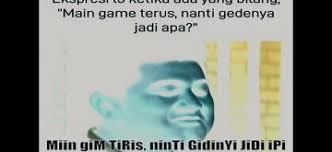
#> input picture PCD/pcddilab-master/TI22E 2024/1neg.jpg, 332 x 152 px, found by its file name
$ python negatif.py
#> lines starting #> are read from the running program, lines starting #| are printed output that depends on the picture
import imageio.v3 as img
import numpy as np
import matplotlib.pyplot as plt


path = "C:\\Users\\KOMPUTER JARKOM 29\Documents\TI22E 2024\\1neg.jpg"

image = img.imread(path)
#> image is the input picture: shape (152, 332, 3); mean R, G, B 134.7, 140.8, 133.7

# S=L-1-R

image_neg = 255 - image
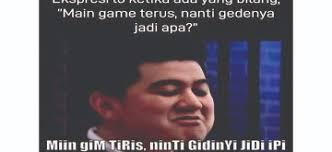
#> image_neg: shape (152, 332, 3); mean R, G, B 120.3, 114.2, 121.3

r_image = image[:,:,0]
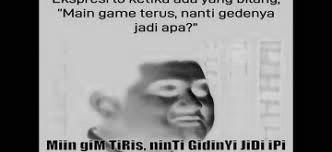
#> r_image: shape (152, 332); min 0, max 250, mean 134.7
r_neg  = image_neg[:,:,0]
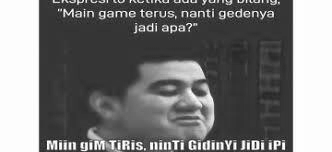
#> r_neg: shape (152, 332); min 5, max 255, mean 120.3

hist_r, bist_r = np.histogram(r_image.flatten(), bins=256, range=[0,256])
#> hist_r = 256 values, max 9448 at index 2, min 0 at index 240, mean 197.1; bist_r = 257 values from 0 to 256
hist_r_neg, bist_r_neg = np.histogram(r_neg.flatten(), bins=256, range=[0,256])
#> hist_r_neg = 256 values, max 9448 at index 253, min 0 at index 0, mean 197.1; bist_r_neg = 257 values from 0 to 256

plt.figure(figsize=(0.9,0.9))

plt.subplot(2,2,1)
plt.plot(hist_r, color="blue", label="histogram r awal")
plt.legend()

plt.subplot(2,2,2)
plt.imshow(image_neg)
plt.axis("off")

plt.subplot(2,2,4)
plt.imshow(image)
plt.axis("off")

plt.subplot(2,2,3)
plt.plot(hist_r_neg, color="red", label="histogram r akhir")
plt.legend()

plt.show()
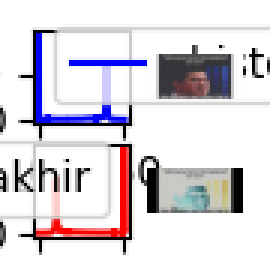
#> figure drawn by matplotlib, 4 panels; panel 1: curve peaks at x = 2, y = 9448; panel 4: curve peaks at x = 253, y = 9448
# img.imwrite("C:\\Users\\KOMPUTER JARKOM 29\Documents\TI22E 2024\\1negneg.jpg",image_neg)

$ run again, with PCD/pcddilab-master/TI22E 2024/nega.jpg copied over PCD/pcddilab-master/TI22E 2024/1neg.jpg
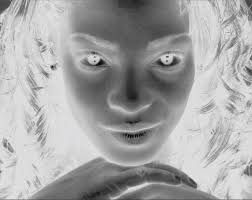
#> input picture PCD/pcddilab-master/TI22E 2024/nega.jpg, 252 x 200 px, found by its file name
#> image is the input picture: shape (200, 252, 3); mean R, G, B 166.2, 166.2, 166.2
#> `image_neg = 255 - image`:
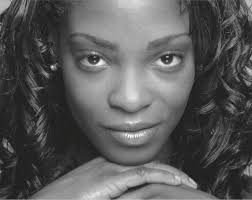
#> image_neg: shape (200, 252, 3); mean R, G, B 88.8, 88.8, 88.8
#> hist_r = 256 values, max 2001 at index 220, min 0 at index 1, mean 196.9; bist_r = 257 values from 0 to 256
#> hist_r_neg = 256 values, max 2001 at index 35, min 0 at index 0, mean 196.9; bist_r_neg = 257 values from 0 to 256
#> `plt.show()`:
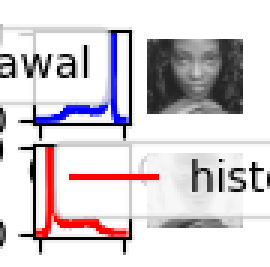
#> figure drawn by matplotlib, 4 panels; panel 1: curve peaks at x = 220, y = 2001; panel 4: curve peaks at x = 35, y = 2001
